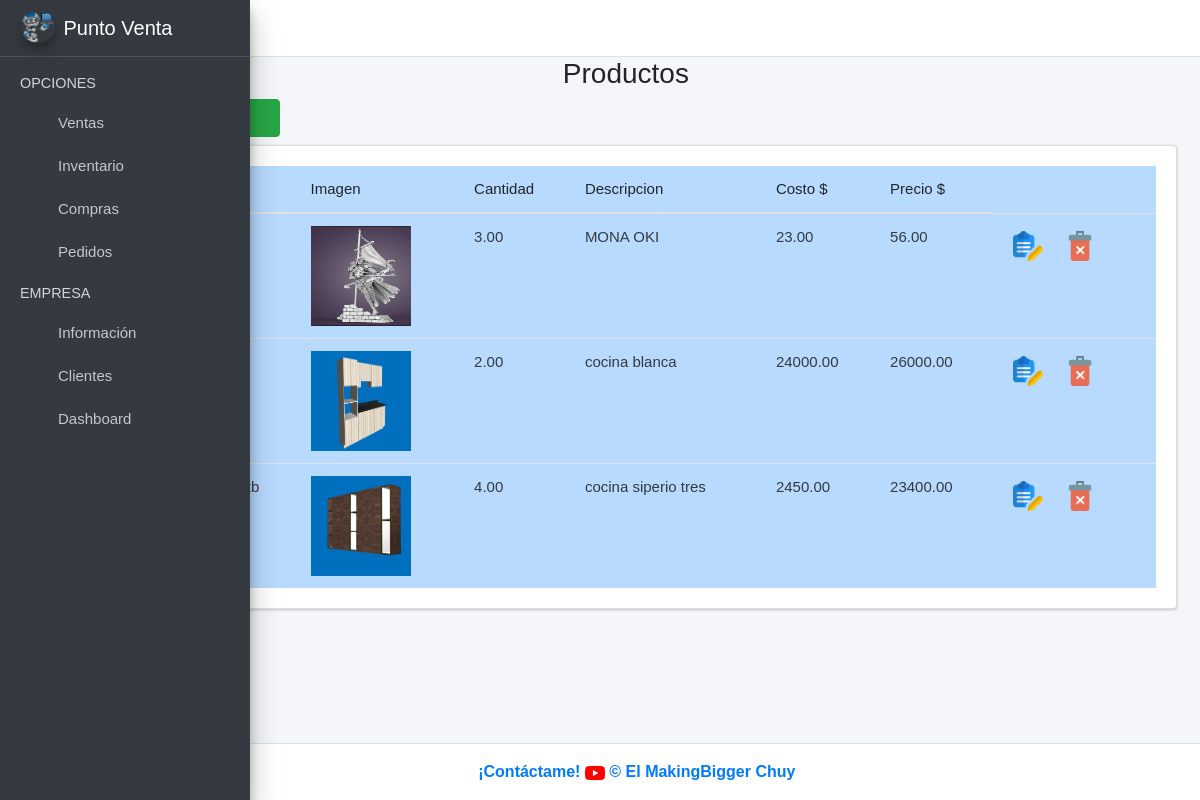
/productos/, run on the app's committed database.
### ventas/models.py (models this page shows, shortened)
class Producto(models.Model):
    codigo = models.CharField(max_length=200, unique=True, null=True, blank=True)
    descripcion = models.CharField(max_length=200, unique=True, blank= True)
    imagen = models.ImageField( upload_to='productos', null=True, blank=True)
    costo = models.DecimalField(max_digits=9, decimal_places=2 ,unique=True, null=False, default=0.00)
    precio = models.DecimalField(max_digits=9, decimal_places=2, unique= True, null= False, default=0.00)
    cantidad = models.DecimalField( max_digits=9, decimal_places=2, unique=True, null=False,  default=0)
    created = models.DateTimeField( auto_now_add=True)
    update = models.DateTimeField(auto_now_add=True)
    class Meta:
        verbose_name= 'producto'
        verbose_name_plural = 'productos'
        order_with_respect_to = 'descripcion'

### ventas/views.py (the view)
# urls.py: path('productos/', views.productos_view, name='Productos'),
def productos_view(request):
    productos = Producto.objects.all()
    form_add = AddProductoForm()
    form_edit = EditProductoForm()
    context = {
        'productos': productos,
        'form_add': form_add,
        'form_edit': form_edit,
    }
    return render(request, 'productos.html', context)

### ventas/templates/productos.html (shortened to what this page needs)
{% extends "base.html" %}
{% load static %}
{% load widget_tweaks %}
{% block content %}
<link rel="stylesheet" href="{% static 'index/css/b4.css' %}">
<div class="row">
    <div class="col-md-12">
        <h3 class="text-center">Productos<i class="fas fa-boxes"></i></h3>
        <div class="col-md-3 pb-2">
            <a href="#AgregarPersonalModal"
                data-toggle="modal" data-dismiss="modal">
                <button type="button" class="btn btn-success">
                    <i class="fas fa-plus-circle"></i>
                </button>
            </a>
        </div>
        <div class="card card-body" style="overflow:scroll">
            <table class="table table-hover table-primary" id="myTable">
                <thead>
                    <tr>
                        <th># ID</th>
                        <th>Código</th>
                        <th>Imagen</th>
                        <th>Cantidad</th>
                        <th>Descripcion</th>
                        <th>Costo $</th>
                        <th>Precio $</th>
                    </tr>
                </thead>
                <tbody class="text-dark">
                    {% for i in productos %}
                    <tr>
                        <td>{{i.id}}</td>
                        <td>{{i.codigo}}</td>
                        {% if i.imagen %}
                        <td><img src="{{i.imagen.url}}" alt="error" width="100" height="100"></td>
                        {% else %}
                        <td></td>
                        {% endif %}
                        <td>{{i.cantidad}}</td>
                        <td>{{i.descripcion}}</td>
                        <td>{{i.costo}}</td>
                        <td>{{i.precio}}</td>
                        <td>
                            <button onclick="editarProducto ('{{i.id}}', '{{i.codigo}}', '{{i.cantidad}}', '{{i.descripcion}}', '{{i.costo}}', '{{i.precio}}' )" class="btn btn-dark-outline btn-sm" data-toggle="modal"
                                href="#EditarPersonalModal"><img src="{% static 'index/img/editar.png' %}" alt="Error"
                                    width="30"></button>
                            <button onclick="eliminarProducto('{{i.id}}')" class="btn btn-dark-outline btn-sm"
                                data-toggle="modal" href="#EliminarPersonalModal"><img
                                    src="{% static 'index/img/delete.png' %}" alt="Error" width="30"></button>
                        </td>
                    </tr>
                    {% endfor %}
                </tbody>
            </table>
        </div>
    </div>
</div>
{% endblock %}

### ventas/static/index/css/main.css (style rules this page uses)
table, th, td { font-weight: 100; font-size:15px; }
body { font-family: Arial, Helvetica, sans-serif !important; }

### data on the page
Producto: imagen (picture), cantidad "3.00", descripcion "MONA OKI", costo "23.00", precio "56.00"
Producto: imagen (picture), cantidad "2.00", descripcion "cocina blanca", costo "24000.00", precio "26000.00"
Producto: imagen (picture), cantidad "4.00", descripcion "cocina siperio tres", costo "2450.00", precio "23400.00"
